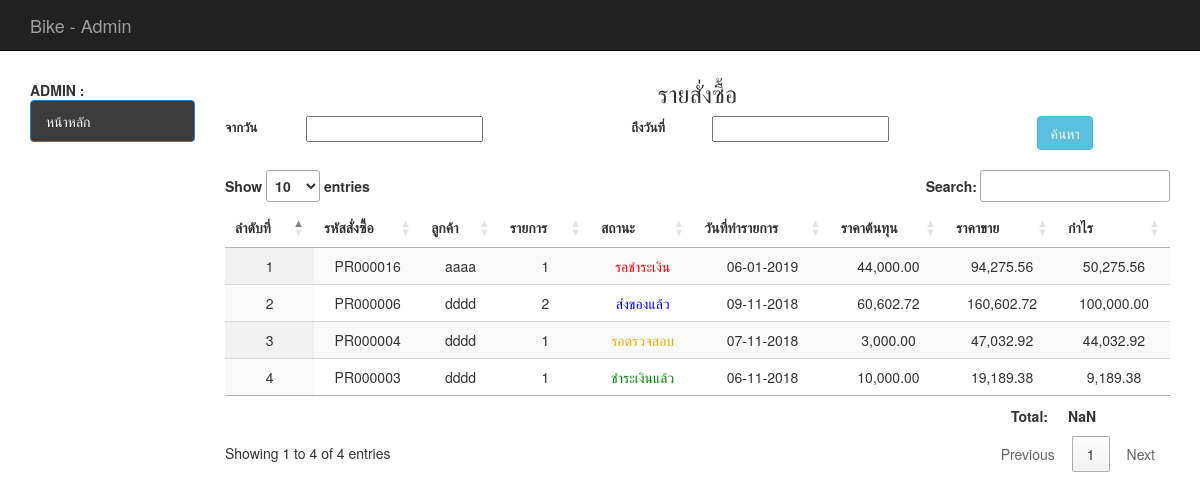
The page /backend/report_all_order.php on the database its author committed.
### tables this page shows
CREATE TABLE `tbl_order` (
  `order_id` int(6) UNSIGNED ZEROFILL NOT NULL,
  `mem_id` int(11) NOT NULL,
  `name` varchar(100) NOT NULL,
  `address` varchar(500) NOT NULL,
  `email` varchar(100) NOT NULL,
  `phone` varchar(10) NOT NULL,
  `order_status` int(1) NOT NULL,
  `pay_slip` varchar(200) DEFAULT NULL,
  `b_name` varchar(100) DEFAULT NULL,
  `b_number` varchar(200) DEFAULT NULL,
  `pay_date` date DEFAULT NULL,
  `pay_fa` float(10,2) NOT NULL,
  `pay_amount` float(10,2) DEFAULT NULL,
  `postcode` varchar(30) DEFAULT NULL,
  `order_date` date NOT NULL
);

### backend/report_all_order.php (the view, shortened to what this page needs)
<?php require_once('../Connections/condb.php'); ?>
<?php
if (!function_exists("GetSQLValueString")) {
  function GetSQLValueString($theValue, $theType, $theDefinedValue = "", $theNotDefinedValue = "")
  {
    $theValue = function_exists("mysql_real_escape_string") ? mysql_real_escape_string($theValue) : mysql_escape_string($theValue);
    switch ($theType) {
      case "text":
      $theValue = ($theValue != "") ? "'" . $theValue . "'" : "NULL";
      break;
      case "long":
      case "int":
      $theValue = ($theValue != "") ? intval($theValue) : "NULL";
      break;
    }
    return $theValue;
  }
}
$start_date = $_POST['start_date'];
$end_date = $_POST['end_date'];
if ($start_date != '') {
  $start_date = $_POST['start_date'];
  $end_date = $_POST['end_date'];
}elseif ($start_date == '') {
  $start_date = '2012-01-01';
  $end_date = date('Y/m/d');
}else {
  $start_date = '2012-01-01';
  $end_date = date('Y/m/d');
}
$query_mycart = sprintf("SELECT o.order_id as oid, o.mem_id, o.order_status, o.order_date, o.name , d.order_id , count(d.order_id) as coid , SUM(d.total) as ctotal , o.pay_fa FROM tbl_order as o, tbl_order_detail as d WHERE o.order_id = d.order_id and o.order_date >= '$start_date' and o.order_date <= '$end_date' GROUP BY o.order_id ORDER BY o.order_id DESC " , GetSQLValueString($colname_mycart , "int"));
$mycart = mysql_query($query_mycart , $condb) or die(mysql_error());
$row_mycart = mysql_fetch_assoc($mycart);
$totalRows_mycart = mysql_num_rows($mycart);
?>
<!DOCTYPE html>
<html lang="en">
<head>
  <?php include('h.php');?>
  <?php include('datatable.php');?>
  <?php include 'date.php'; ?>
  </head> <?php ?>
  <body>
    <div class="container">
      <div class="row">
       <?php include('banner.php');?>
     </div>
     <div class="row">
       <div class="col-md-2">
        <br>
        <?php include('menu.php');?>
      </div>
      <div class="col-md-10">
        <style type="text/css">
        th { white-space: nowrap; }
      </style>
      <h3 align="center">รายสั่งซื้อ</h3>
      <form action="report_all_order.php" method="post">
       <div class="row">
         <div class="col-md-1">
          <label><font size="2">จากวัน</font></label>
        </div>
        <div class="col-md-4">
          <input id="inputdatepicker" class="datepicker" name="start_date" type="text"  autocomplete="off"  />
        </div>
        <div class="col-md-1">
          <label><font size="2">ถึงวันที่</font></label>
        </div>
        <div class="col-md-4">
         <input  id="inputdatepicker" class="datepicker" name="end_date" type="text"  autocomplete="off"  />
       </div>
       <div class="col-md-2">
        <input type="submit" name="search" id="search" value="ค้นหา" class="btn btn-info" />
      </div>
    </div>
  </form>
  <br />
  <table id="example2" class="display"  border="0">
    <thead>
      <tr>
        <th>ลำดับที่</th>
        <th>รหัสสั่งซื้อ</th>
        <th>ลูกค้า</th>
        <th>รายการ</th>
        <th>สถานะ</th>
        <th>วันที่ทำรายการ</th>
        <th>ราคาต้นทุน</th>
        <th>ราคาขาย</th>
        <th>กำไร</th>
      </tr>
    </thead>
    <tbody>
      <?php if ($totalRows_mycart > 0) { ?>
        <?php
        $i = 1;
        do { ?>
          <tr>
            <td align="center" valign="top"><?php echo $i; ?></td>
            <td align="center">
              PR<?php echo $row_mycart['oid'];?>
            </td>
            <td align="center" >
              <?php echo $row_mycart['name'];?>
            </td>
            <td align="center" >
              <?php echo $row_mycart['coid'];?>
            </td>
            <td align="center" >
              <font color="red">
                <?php $status = $row_mycart['order_status'];
                include('status.php');
                ?>
              </font>
            </td>
            <td align="center">
             <?php echo date("d-m-Y",strtotime($row_mycart['order_date']));?></td>
             <td align="center">
              <?php echo number_format($row_mycart['pay_fa'],2);?>
            </td>
            <td align="center">
              <?php echo number_format($row_mycart['ctotal'],2);?>
            </td>
            <td align="center">
              <?php echo number_format($row_mycart['ctotal']-$row_mycart['pay_fa'],2);?>
            </td>
          </tr>
          <?php
          $i += 1;
        } while ($row_mycart = mysql_fetch_assoc($mycart)); ?>
      </tbody>
      <tfoot>
        <tr>
          <th></th>
          <th></th>
          <th></th>
          <th></th>
          <th></th>
          <th></th>
          <th></th>
          <th style="text-align:right">Total:</th>
          <th></th>
        </tr>
      </tfoot>
    </table>
  </div>
</div>
</div>
</body>
</html>
<?php
}
?>

### backend/status.php
<?php
if ($status == 1) {
	echo "<font color='red'>";
	echo "รอชำระเงิน";
	echo "</font>";
}elseif ($status == 4) {
	echo "<font color='green'>";
	echo "ชำระเงินแล้ว";
	echo "</font>";
}elseif ($status == 3) {
	echo "<font color='blue'>";
	echo "ส่งของแล้ว";
	echo "</font>";
}elseif ($status == 2) {
	echo "<font color='#E7AE0A'>";
	echo "รอตรวจสอบ";
	echo "</font>";
}elseif ($status == 5) {
	echo "<font color='#F54823'>";
	echo "ยกเลิกคำสั่งซื้อ";
	echo "</font>";
}
?>

### css/style.css (style rules this page uses)
th { text-align:center; }

### backend/report_all_order.php (style rules this page uses)
th { white-space: nowrap; }

### rows shown on the page
tbl_order: order_id "000016", name "aaaa", coid "1", order_status "รอชำระเงิน", order_date "06-01-2019", pay_fa "44,000.00", ctotal "94,275.56", pay_fa "50,275.56"
tbl_order: order_id "000006", name "dddd", coid "2", order_status "ส่งของแล้ว", order_date "09-11-2018", pay_fa "60,602.72", ctotal "160,602.72", pay_fa "100,000.00"
tbl_order: order_id "000004", name "dddd", coid "1", order_status "รอตรวจสอบ", order_date "07-11-2018", pay_fa "3,000.00", ctotal "47,032.92", pay_fa "44,032.92"
tbl_order: order_id "000003", name "dddd", coid "1", order_status "ชำระเงินแล้ว", order_date "06-11-2018", pay_fa "10,000.00", ctotal "19,189.38", pay_fa "9,189.38"
